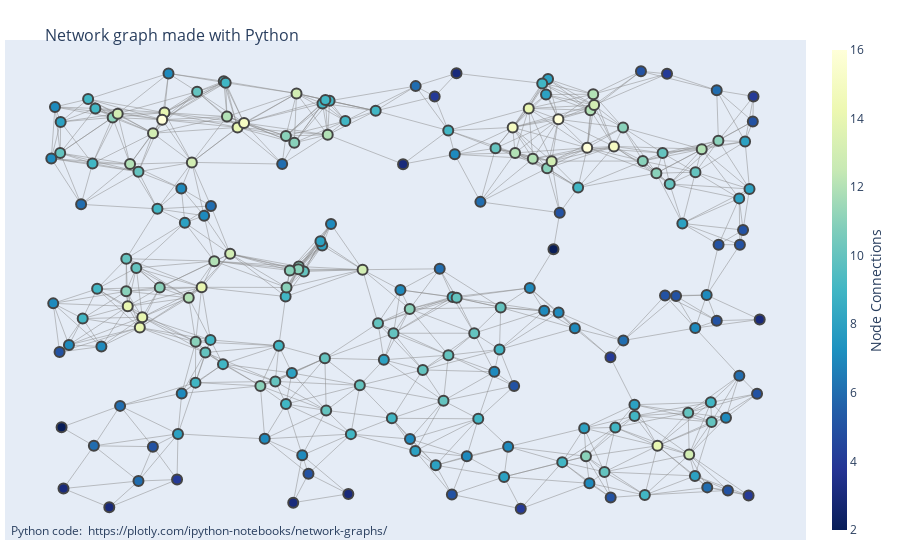

Notebook source saved alongside this figure:
### Code cell
# Example Networkgraph:https://plotly.com/python/network-graphs/
G = nx.random_geometric_graph(200, 0.125)

#### Create Edges

edge_x = []
edge_y = []
for edge in G.edges():
    x0, y0 = G.nodes[edge[0]]['pos']
    x1, y1 = G.nodes[edge[1]]['pos']
    edge_x.append(x0)
    edge_x.append(x1)
    edge_x.append(None)
    edge_y.append(y0)
    edge_y.append(y1)
    edge_y.append(None)

edge_trace = go.Scatter(
    x=edge_x, y=edge_y,
    line=dict(width=0.5, color='#888'),
    hoverinfo='none',
    mode='lines')

node_x = []
node_y = []
for node in G.nodes():
    x, y = G.nodes[node]['pos']
    node_x.append(x)
    node_y.append(y)

node_trace = go.Scatter(
    x=node_x, y=node_y,
    mode='markers',
    hoverinfo='text',
    marker=dict(
        showscale=True,
        # colorscale options
        #'Greys' | 'YlGnBu' | 'Greens' | 'YlOrRd' | 'Bluered' | 'RdBu' |
        #'Reds' | 'Blues' | 'Picnic' | 'Rainbow' | 'Portland' | 'Jet' |
        #'Hot' | 'Blackbody' | 'Earth' | 'Electric' | 'Viridis' |
        colorscale='YlGnBu',
        reversescale=True,
        color=[],
        size=10,
        colorbar=dict(
            thickness=15,
            title='Node Connections',
            xanchor='left',
            titleside='right'
        ),
        line_width=2))

### Color Node Points
node_adjacencies = []
node_text = []
for node, adjacencies in enumerate(G.adjacency()):
    node_adjacencies.append(len(adjacencies[1]))
    node_text.append('# of connections: '+str(len(adjacencies[1])))

node_trace.marker.color = node_adjacencies
node_trace.text = node_text

####Create Network Graph
fig = go.Figure(data=[edge_trace, node_trace],
             layout=go.Layout(
                title='<br>Network graph made with Python',
                titlefont_size=16,
                showlegend=False,
                hovermode='closest',
                margin=dict(b=20,l=5,r=5,t=40),
                annotations=[ dict(
                    text="Python code: <a href='https://plotly.com/ipython-notebooks/network-graphs/'> https://plotly.com/ipython-notebooks/network-graphs/</a>",
                    showarrow=False,
                    xref="paper", yref="paper",
                    x=0.005, y=-0.002 ) ],
                xaxis=dict(showgrid=False, zeroline=False, showticklabels=False),
                yaxis=dict(showgrid=False, zeroline=False, showticklabels=False))
                )
fig.show()

### Figure 1 — Plotly figure (JSON) as saved in the notebook; plotly's stock layout.template omitted (floating-point values rounded to 4 significant figures; data arrays with more than 128 entries replaced by an {"elided": "..."} marker saying what was removed)
{"data": [{"hoverinfo": "none", "line": {"color": "#888", "width": 0.5}, "mode": "lines", "type": "scatter", "x": {"elided": "2607 float values"}, "y": {"elided": "2607 float values"}}, {"hoverinfo": "text", "marker": {"color": {"elided": "200 int values"}, "colorbar": {"thickness": 15, "title": {"side": "right", "text": "Node Connections"}, "xanchor": "left"}, "colorscale": [[0, "rgb(255,255,217)"], [0.125, "rgb(237,248,177)"], [0.25, "rgb(199,233,180)"], [0.375, "rgb(127,205,187)"], [0.5, "rgb(65,182,196)"], [0.625, "rgb(29,145,192)"], [0.75, "rgb(34,94,168)"], [0.875, "rgb(37,52,148)"], [1, "rgb(8,29,88)"]], "line": {"width": 2}, "reversescale": true, "showscale": true, "size": 10}, "mode": "markers", "text": {"elided": "200 str values"}, "type": "scatter", "x": {"elided": "200 float values"}, "y": {"elided": "200 float values"}}], "layout": {"annotations": [{"showarrow": false, "text": "Python code: <a href='https://plotly.com/ipython-notebooks/network-graphs/'> https://plotly.com/ipython-notebooks/network-graphs/</a>", "x": 0.005, "xref": "paper", "y": -0.002, "yref": "paper"}], "hovermode": "closest", "margin": {"b": 20, "l": 5, "r": 5, "t": 40}, "showlegend": false, "title": {"font": {"size": 16}, "text": "<br>Network graph made with Python"}, "xaxis": {"showgrid": false, "showticklabels": false, "zeroline": false}, "yaxis": {"showgrid": false, "showticklabels": false, "zeroline": false}}}
